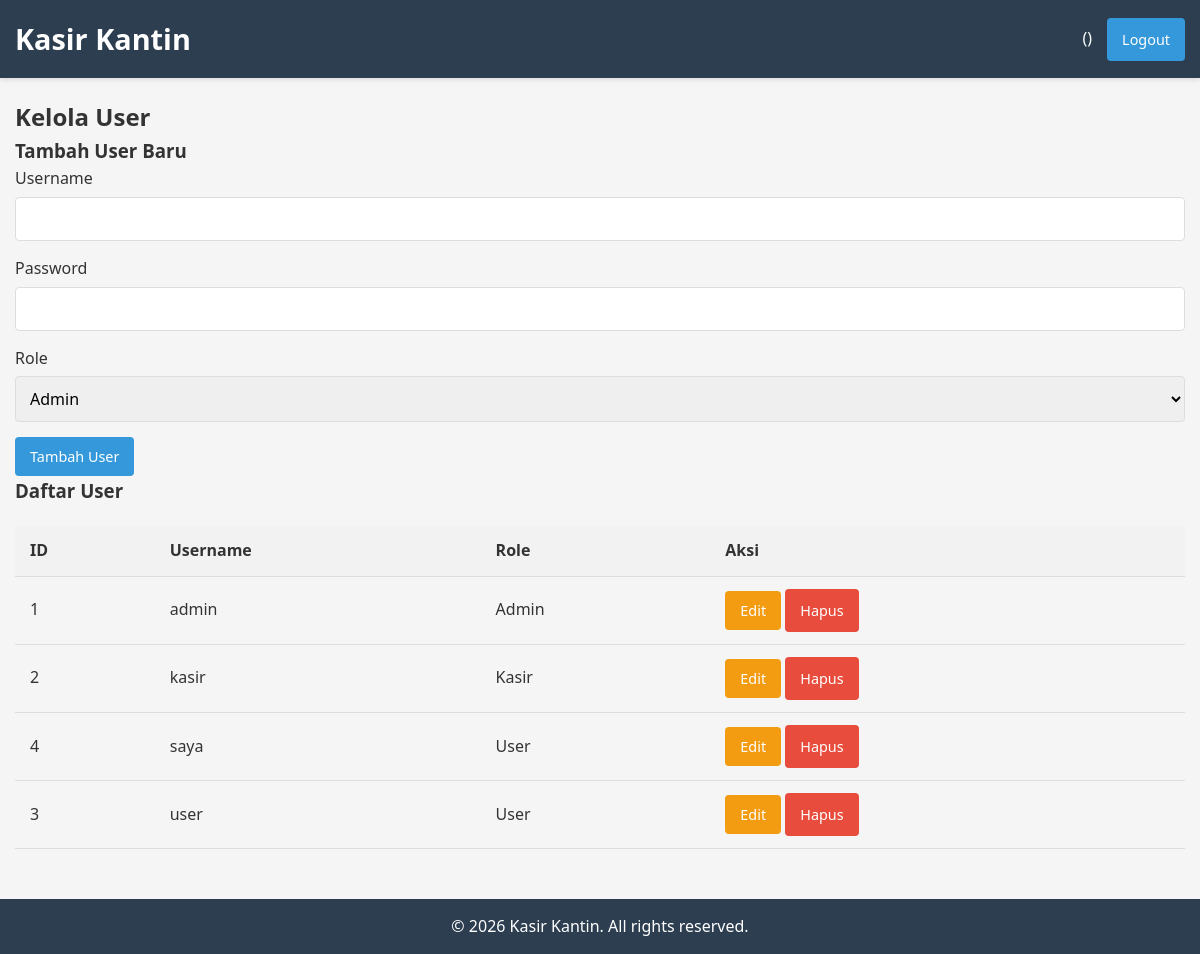
/admin/users.php, run on the app's committed database.
### tables this page shows
CREATE TABLE `users` (
  `id` int NOT NULL,
  `username` varchar(50) NOT NULL,
  `password` varchar(100) NOT NULL,
  `role` enum('admin','kasir','user') NOT NULL,
  `created_at` timestamp NULL DEFAULT CURRENT_TIMESTAMP
);

### admin/users.php (the view, shortened to what this page needs)
<?php
require_once '../includes/header.php';
require_once '../config/database.php';
 $users_query = "SELECT * FROM users ORDER BY role, username";
 $users_result = mysqli_query($conn, $users_query);
?>
<div class="users-management">
    <h2>Kelola User</h2>
    <div class="add-user-form">
        <h3>Tambah User Baru</h3>
        <form action="users.php" method="post">
            <div class="form-group">
                <label for="username">Username</label>
                <input type="text" id="username" name="username" required>
            </div>
            <div class="form-group">
                <label for="password">Password</label>
                <input type="password" id="password" name="password" required>
            </div>
            <div class="form-group">
                <label for="role">Role</label>
                <select id="role" name="role" required>
                    <option value="admin">Admin</option>
                </select>
            </div>
            <button type="submit" class="btn">Tambah User</button>
        </form>
    </div>
    <div class="users-table">
        <h3>Daftar User</h3>
        <table>
            <thead>
                <tr>
                    <th>ID</th>
                    <th>Username</th>
                    <th>Role</th>
                    <th>Aksi</th>
                </tr>
            </thead>
            <tbody>
                <?php if (mysqli_num_rows($users_result) > 0): ?>
                    <?php while ($user = mysqli_fetch_assoc($users_result)): ?>
                        <tr>
                            <td><?php echo $user['id']; ?></td>
                            <td><?php echo $user['username']; ?></td>
                            <td><?php echo ucfirst($user['role']); ?></td>
                            <td>
                                <button class="btn btn-edit" onclick="editUser(<?php echo $user['id']; ?>, '<?php echo $user['username']; ?>', '<?php echo $user['role']; ?>')">Edit</button>
                                <?php if ($user['id'] != $_SESSION['user_id']): ?>
                                    <a href="users.php?action=delete&id=<?php echo $user['id']; ?>" class="btn btn-delete" onclick="return confirm('Apakah Anda yakin ingin menghapus user ini?')">Hapus</a>
                                <?php endif; ?>
                            </td>
                        </tr>
                    <?php endwhile; ?>
                <?php else: ?>
                    <tr>
                        <td colspan="4">Belum ada user</td>
                    </tr>
                <?php endif; ?>
            </tbody>
        </table>
    </div>
</div>
<?php require_once '../includes/footer.php'; ?>

### assets/css/style.css (style rules this page uses)
* { margin: 0; padding: 0; box-sizing: border-box; font-family: 'Segoe UI', Tahoma, Geneva, Verdana, sans-serif; }
body { background-color: #f5f5f5; color: #333; line-height: 1.6; }
.btn { display: inline-block; background-color: #3498db; color: white; border: none; padding: 10px 15px; border-radius: 4px; cursor: pointer; text-decoration: none; font-size: 0.9rem; transition: background-color 0.3s; }
.btn-edit { background-color: #f39c12; }
.btn-delete { background-color: #e74c3c; }
.form-group { margin-bottom: 15px; }
.form-group label { display: block; margin-bottom: 5px; font-weight: 500; }
.form-group input, .form-group select, .form-group textarea { width: 100%; padding: 10px; border: 1px solid #ddd; border-radius: 4px; font-size: 1rem; }
table { width: 100%; border-collapse: collapse; margin-top: 20px; }
table th, table td { padding: 12px 15px; text-align: left; border-bottom: 1px solid #ddd; }
table th { background-color: #f2f2f2; font-weight: 600; }

### data on the page
users: id "1", username "admin", role "Admin"
users: id "2", username "kasir", role "Kasir"
users: id "4", username "saya", role "User"
users: id "3", username "user", role "User"
